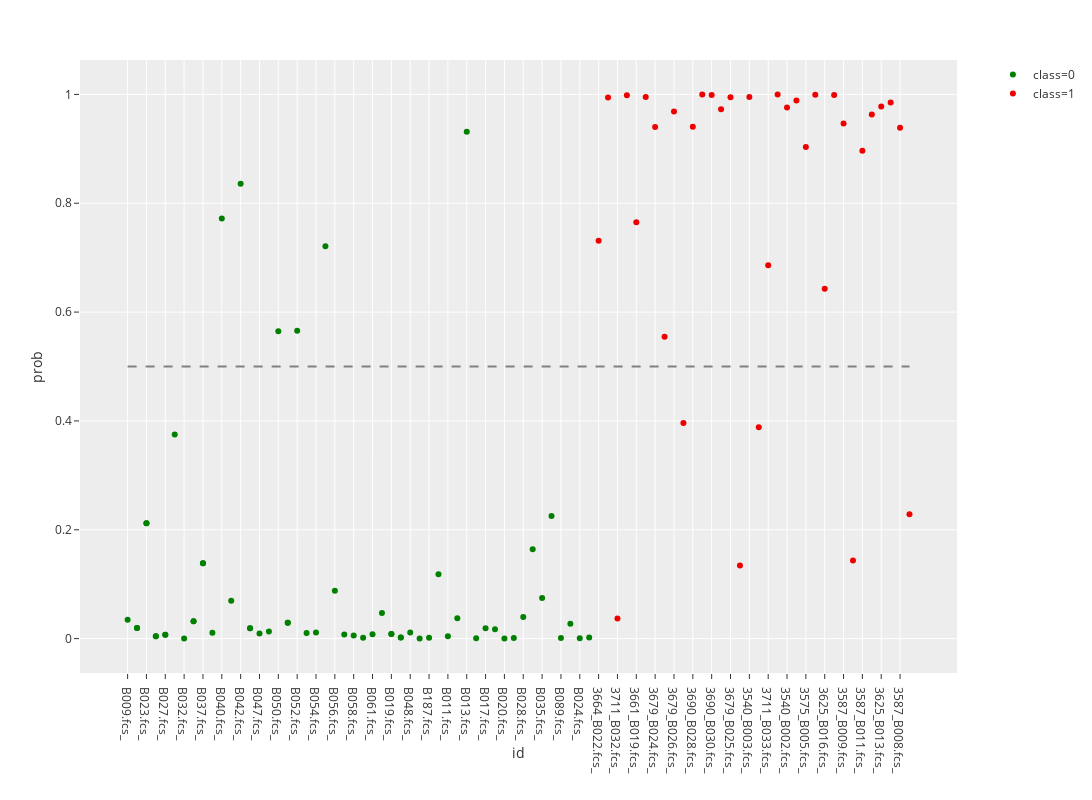

The notebook cell saved with this chart:
### Code cell
file_name = input("请输入原始数据的名称：")
data_path = 'C:/Users/pc/OneDrive/PLTTECH/Project/20191108肺癌分类/Rawdata/%s' % file_name + '.xlsx'
df = pd.read_excel(data_path)
df.head()

# 模型所用变量
selected_columns = ['id', 'Monocytes', 'Lymphocytes/CD3-/B cells ', 'Lymphocytes/CD3+', 
                    'Lymphocytes/CD3+/CD8+/CD28+', 'Lymphocytes/CD3+/CD8+/Q1: 158Gd_CD197_CCR7- , 155Gd_CD45RA+', 
                    'Lymphocytes/CD3+/CD8+/CD85j+', 'Lymphocytes/CD3-/B cells /CD24+CD38-', 
                    'Lymphocytes/CD3-/CD3-CD20-', 'Lymphocytes/CD3-/NK', 'Lymphocytes/CD3-/B cells /Q3: 145Nd_IgD+ , 153Eu_CD27-', 
                    'Lymphocytes/CD3+/CD4+/Q4: 158Gd_CD197_CCR7- , 155Gd_CD45RA-', 'class']

# 模型系数
coefs = [0.186800806, 0.090920052, -0.153389364, -0.043105387, 0.064027874, -0.030857548, -0.085944034, 
         -0.02371652, 0.028856343, 0.066672515, 0.039128985]
intercept = 0.000655844

plot_df = lungCancerPrediction(df, file_name)

### Figure 1 — Plotly figure (JSON) as saved in the notebook; plotly's stock layout.template omitted (floating-point values rounded to 4 significant figures)
{"data": [{"hoverlabel": {"namelength": 0}, "hovertemplate": "class=0<br>id=%{x}<br>prob=%{y}", "legendgroup": "class=0", "marker": {"color": "green", "symbol": "circle"}, "mode": "markers", "name": "class=0", "showlegend": true, "type": "scatter", "x": ["B009.fcs_", "B022.fcs_", "B023.fcs_", "B025.fcs_", "B027.fcs_", "B029.fcs_", "B032.fcs_", "B033.fcs_", "B037.fcs_", "B039.fcs_", "B040.fcs_", "B041.fcs_", "B042.fcs_", "B043.fcs_", "B047.fcs_", "B049.fcs_", "B050.fcs_", "B051.fcs_", "B052.fcs_", "B053.fcs_", "B054.fcs_", "B055.fcs_", "B056.fcs_", "B057.fcs_", "B058.fcs_", "B060.fcs_", "B061.fcs_", "B062.fcs_", "B019.fcs_", "B014.fcs_", "B048.fcs_", "B126.fcs_", "B187.fcs_", "B010.fcs_", "B011.fcs_", "B012.fcs_", "B013.fcs_", "B014.fcs_", "B015.fcs_", "B017.fcs_", "B018.fcs_", "B019.fcs_", "B020.fcs_", "B022.fcs_", "B023.fcs_", "B016.fcs_", "B051.fcs_", "B025.fcs_", "B027.fcs_", "B028.fcs_", "B031.fcs_", "B033.fcs_", "B035.fcs_", "B037.fcs_", "B043.fcs_", "B066.fcs_", "B089.fcs_", "B101.fcs_", "B024.fcs_", "B110.fcs_"], "xaxis": "x", "y": [0.03478, 0.01935, 0.212, 0.004383, 0.007267, 0.3753, 0.0001565, 0.03191, 0.1384, 0.01087, 0.7718, 0.06957, 0.836, 0.01912, 0.009492, 0.013, 0.5647, 0.02901, 0.5659, 0.01039, 0.01104, 0.7208, 0.08812, 0.007661, 0.005636, 0.001547, 0.008062, 0.04709, 0.008449, 0.002183, 0.01133, 2.737e-05, 0.001409, 0.1182, 0.004295, 0.0372, 0.9312, 0.002183, 0.000611, 0.01909, 0.01702, 0.008449, 0.0002634, 0.01935, 0.212, 0.001311, 0.02901, 0.004383, 0.007267, 0.0398, 0.1642, 0.03191, 0.07457, 0.1384, 0.01912, 0.2254, 0.001041, 0.02711, 0.0007055, 0.00189], "yaxis": "y"}, {"hoverlabel": {"namelength": 0}, "hovertemplate": "class=1<br>id=%{x}<br>prob=%{y}", "legendgroup": "class=1", "marker": {"color": "#EE0000", "symbol": "circle"}, "mode": "markers", "name": "class=1", "showlegend": true, "type": "scatter", "x": ["3664_B022.fcs_", "3661_B021.fcs_", "3711_B032.fcs_", "3664_B023.fcs_", "3661_B019.fcs_", "3661_B020.fcs_", "3679_B024.fcs_", "3711_B031.fcs_", "3679_B026.fcs_", "3679_B027.fcs_", "3690_B028.fcs_", "3690_B029.fcs_", "3690_B030.fcs_", "3661_B018.fcs_", "3679_B025.fcs_", "3661_B017.fcs_", "3540_B003.fcs_", "3625_B015.fcs_", "3711_B033.fcs_", "3540_B001.fcs_", "3540_B002.fcs_", "3575_B004.fcs_", "3575_B005.fcs_", "3575_B006.fcs_", "3625_B016.fcs_", "3575_B007.fcs_", "3587_B009.fcs_", "3587_B010.fcs_", "3587_B011.fcs_", "3594_B012.fcs_", "3625_B013.fcs_", "3625_B014.fcs_", "3587_B008.fcs_", "3711_B034.fcs_"], "xaxis": "x", "y": [0.731, 0.9941, 0.03715, 0.9984, 0.7651, 0.9954, 0.9403, 0.5547, 0.9685, 0.3963, 0.9407, 0.9999, 0.9991, 0.9727, 0.9949, 0.1346, 0.9952, 0.3883, 0.6862, 1.0, 0.9759, 0.9888, 0.9034, 0.9993, 0.6431, 0.9989, 0.9466, 0.1437, 0.8966, 0.9632, 0.9779, 0.9851, 0.9388, 0.2286], "yaxis": "y"}, {"line": {"color": "grey", "dash": "dash"}, "mode": "lines", "showlegend": false, "type": "scatter", "x": ["B009.fcs_", "3711_B034.fcs_"], "y": [0.5, 0.5]}], "layout": {"height": 800, "legend": {"tracegroupgap": 0}, "margin": {"t": 60}, "width": 1200, "xaxis": {"anchor": "y", "domain": [0, 0.98], "title": {"text": "id"}}, "yaxis": {"anchor": "x", "domain": [0, 1], "title": {"text": "prob"}}}}
